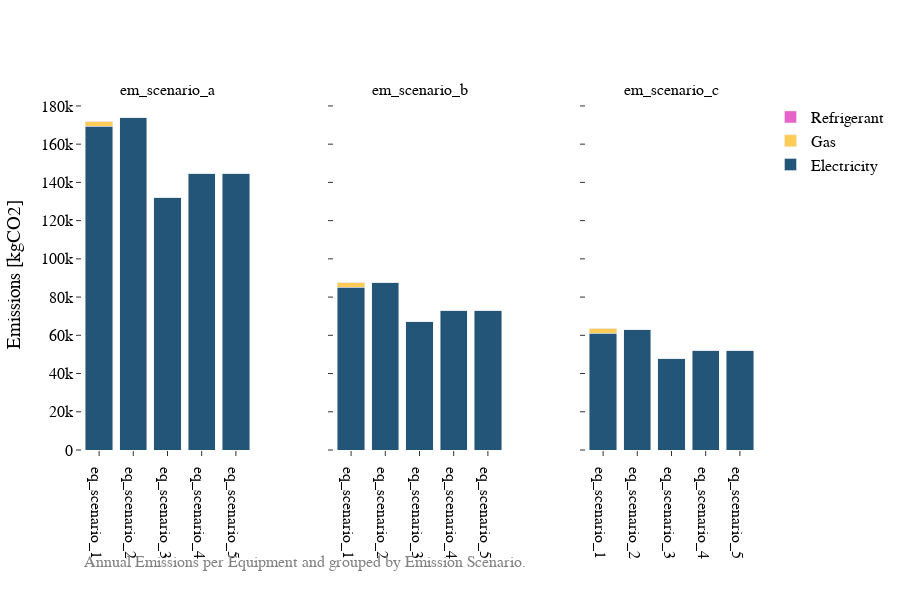

Source (notebook cell):
### Code cell
from src.visuals import plot_emission_scenarios_grouped

df = source_energy.copy()

emission_scenarios = ['em_scenario_a', 'em_scenario_b', 'em_scenario_c']

plot_emission_scenarios_grouped(df, equipment_scenarios, emission_scenarios, unit_mode="SI")

### Figure 1 — Plotly figure (JSON) as saved in the notebook; plotly's stock layout.template omitted (floating-point values rounded to 4 significant figures)
{"data": [{"hovertemplate": "Equipment: eq_scenario_1<br>Electricity: 169430.8 kgCO₂<extra></extra>", "marker": {"color": "#225577"}, "name": "Electricity", "showlegend": true, "type": "bar", "x": ["eq_scenario_1"], "xaxis": "x", "y": [169400.0], "yaxis": "y"}, {"hovertemplate": "Equipment: eq_scenario_1<br>Gas: 2589.1 kgCO₂<extra></extra>", "marker": {"color": "#ffcc55"}, "name": "Gas", "showlegend": true, "type": "bar", "x": ["eq_scenario_1"], "xaxis": "x", "y": [2589.0], "yaxis": "y"}, {"hovertemplate": "Equipment: eq_scenario_1<br>Refrigerant: 0.0 kgCO₂<extra></extra>", "marker": {"color": "#e763ca"}, "name": "Refrigerant", "showlegend": true, "type": "bar", "x": ["eq_scenario_1"], "xaxis": "x", "y": [0], "yaxis": "y"}, {"hovertemplate": "Equipment: eq_scenario_2<br>Electricity: 173949.9 kgCO₂<extra></extra>", "marker": {"color": "#225577"}, "name": "Electricity", "showlegend": false, "type": "bar", "x": ["eq_scenario_2"], "xaxis": "x", "y": [173900.0], "yaxis": "y"}, {"hovertemplate": "Equipment: eq_scenario_2<br>Gas: 0.0 kgCO₂<extra></extra>", "marker": {"color": "#ffcc55"}, "name": "Gas", "showlegend": false, "type": "bar", "x": ["eq_scenario_2"], "xaxis": "x", "y": [0], "yaxis": "y"}, {"hovertemplate": "Equipment: eq_scenario_2<br>Refrigerant: 0.0 kgCO₂<extra></extra>", "marker": {"color": "#e763ca"}, "name": "Refrigerant", "showlegend": false, "type": "bar", "x": ["eq_scenario_2"], "xaxis": "x", "y": [0], "yaxis": "y"}, {"hovertemplate": "Equipment: eq_scenario_3<br>Electricity: 132245.4 kgCO₂<extra></extra>", "marker": {"color": "#225577"}, "name": "Electricity", "showlegend": false, "type": "bar", "x": ["eq_scenario_3"], "xaxis": "x", "y": [132200.0], "yaxis": "y"}, {"hovertemplate": "Equipment: eq_scenario_3<br>Gas: 7.9 kgCO₂<extra></extra>", "marker": {"color": "#ffcc55"}, "name": "Gas", "showlegend": false, "type": "bar", "x": ["eq_scenario_3"], "xaxis": "x", "y": [7.865], "yaxis": "y"}, {"hovertemplate": "Equipment: eq_scenario_3<br>Refrigerant: 0.0 kgCO₂<extra></extra>", "marker": {"color": "#e763ca"}, "name": "Refrigerant", "showlegend": false, "type": "bar", "x": ["eq_scenario_3"], "xaxis": "x", "y": [0], "yaxis": "y"}, {"hovertemplate": "Equipment: eq_scenario_4<br>Electricity: 144785.1 kgCO₂<extra></extra>", "marker": {"color": "#225577"}, "name": "Electricity", "showlegend": false, "type": "bar", "x": ["eq_scenario_4"], "xaxis": "x", "y": [144800.0], "yaxis": "y"}, {"hovertemplate": "Equipment: eq_scenario_4<br>Gas: 0.0 kgCO₂<extra></extra>", "marker": {"color": "#ffcc55"}, "name": "Gas", "showlegend": false, "type": "bar", "x": ["eq_scenario_4"], "xaxis": "x", "y": [0], "yaxis": "y"}, {"hovertemplate": "Equipment: eq_scenario_4<br>Refrigerant: 0.0 kgCO₂<extra></extra>", "marker": {"color": "#e763ca"}, "name": "Refrigerant", "showlegend": false, "type": "bar", "x": ["eq_scenario_4"], "xaxis": "x", "y": [0], "yaxis": "y"}, {"hovertemplate": "Equipment: eq_scenario_5<br>Electricity: 144785.1 kgCO₂<extra></extra>", "marker": {"color": "#225577"}, "name": "Electricity", "showlegend": false, "type": "bar", "x": ["eq_scenario_5"], "xaxis": "x", "y": [144800.0], "yaxis": "y"}, {"hovertemplate": "Equipment: eq_scenario_5<br>Gas: 0.0 kgCO₂<extra></extra>", "marker": {"color": "#ffcc55"}, "name": "Gas", "showlegend": false, "type": "bar", "x": ["eq_scenario_5"], "xaxis": "x", "y": [0], "yaxis": "y"}, {"hovertemplate": "Equipment: eq_scenario_5<br>Refrigerant: 0.0 kgCO₂<extra></extra>", "marker": {"color": "#e763ca"}, "name": "Refrigerant", "showlegend": false, "type": "bar", "x": ["eq_scenario_5"], "xaxis": "x", "y": [0], "yaxis": "y"}, {"hovertemplate": "Equipment: eq_scenario_1<br>Electricity: 85254.8 kgCO₂<extra></extra>", "marker": {"color": "#225577"}, "name": "Electricity", "showlegend": false, "type": "bar", "x": ["eq_scenario_1"], "xaxis": "x2", "y": [85250.0], "yaxis": "y2"}, {"hovertemplate": "Equipment: eq_scenario_1<br>Gas: 2589.1 kgCO₂<extra></extra>", "marker": {"color": "#ffcc55"}, "name": "Gas", "showlegend": false, "type": "bar", "x": ["eq_scenario_1"], "xaxis": "x2", "y": [2589.0], "yaxis": "y2"}, {"hovertemplate": "Equipment: eq_scenario_1<br>Refrigerant: 0.0 kgCO₂<extra></extra>", "marker": {"color": "#e763ca"}, "name": "Refrigerant", "showlegend": false, "type": "bar", "x": ["eq_scenario_1"], "xaxis": "x2", "y": [0], "yaxis": "y2"}, {"hovertemplate": "Equipment: eq_scenario_2<br>Electricity: 87475.5 kgCO₂<extra></extra>", "marker": {"color": "#225577"}, "name": "Electricity", "showlegend": false, "type": "bar", "x": ["eq_scenario_2"], "xaxis": "x2", "y": [87480.0], "yaxis": "y2"}, {"hovertemplate": "Equipment: eq_scenario_2<br>Gas: 0.0 kgCO₂<extra></extra>", "marker": {"color": "#ffcc55"}, "name": "Gas", "showlegend": false, "type": "bar", "x": ["eq_scenario_2"], "xaxis": "x2", "y": [0], "yaxis": "y2"}, {"hovertemplate": "Equipment: eq_scenario_2<br>Refrigerant: 0.0 kgCO₂<extra></extra>", "marker": {"color": "#e763ca"}, "name": "Refrigerant", "showlegend": false, "type": "bar", "x": ["eq_scenario_2"], "xaxis": "x2", "y": [0], "yaxis": "y2"}, {"hovertemplate": "Equipment: eq_scenario_3<br>Electricity: 66990.8 kgCO₂<extra></extra>", "marker": {"color": "#225577"}, "name": "Electricity", "showlegend": false, "type": "bar", "x": ["eq_scenario_3"], "xaxis": "x2", "y": [66990.0], "yaxis": "y2"}, {"hovertemplate": "Equipment: eq_scenario_3<br>Gas: 7.9 kgCO₂<extra></extra>", "marker": {"color": "#ffcc55"}, "name": "Gas", "showlegend": false, "type": "bar", "x": ["eq_scenario_3"], "xaxis": "x2", "y": [7.865], "yaxis": "y2"}, {"hovertemplate": "Equipment: eq_scenario_3<br>Refrigerant: 0.0 kgCO₂<extra></extra>", "marker": {"color": "#e763ca"}, "name": "Refrigerant", "showlegend": false, "type": "bar", "x": ["eq_scenario_3"], "xaxis": "x2", "y": [0], "yaxis": "y2"}, {"hovertemplate": "Equipment: eq_scenario_4<br>Electricity: 73205.1 kgCO₂<extra></extra>", "marker": {"color": "#225577"}, "name": "Electricity", "showlegend": false, "type": "bar", "x": ["eq_scenario_4"], "xaxis": "x2", "y": [73210.0], "yaxis": "y2"}, {"hovertemplate": "Equipment: eq_scenario_4<br>Gas: 0.0 kgCO₂<extra></extra>", "marker": {"color": "#ffcc55"}, "name": "Gas", "showlegend": false, "type": "bar", "x": ["eq_scenario_4"], "xaxis": "x2", "y": [0], "yaxis": "y2"}, {"hovertemplate": "Equipment: eq_scenario_4<br>Refrigerant: 0.0 kgCO₂<extra></extra>", "marker": {"color": "#e763ca"}, "name": "Refrigerant", "showlegend": false, "type": "bar", "x": ["eq_scenario_4"], "xaxis": "x2", "y": [0], "yaxis": "y2"}, {"hovertemplate": "Equipment: eq_scenario_5<br>Electricity: 73205.1 kgCO₂<extra></extra>", "marker": {"color": "#225577"}, "name": "Electricity", "showlegend": false, "type": "bar", "x": ["eq_scenario_5"], "xaxis": "x2", "y": [73210.0], "yaxis": "y2"}, {"hovertemplate": "Equipment: eq_scenario_5<br>Gas: 0.0 kgCO₂<extra></extra>", "marker": {"color": "#ffcc55"}, "name": "Gas", "showlegend": false, "type": "bar", "x": ["eq_scenario_5"], "xaxis": "x2", "y": [0], "yaxis": "y2"}, {"hovertemplate": "Equipment: eq_scenario_5<br>Refrigerant: 0.0 kgCO₂<extra></extra>", "marker": {"color": "#e763ca"}, "name": "Refrigerant", "showlegend": false, "type": "bar", "x": ["eq_scenario_5"], "xaxis": "x2", "y": [0], "yaxis": "y2"}, {"hovertemplate": "Equipment: eq_scenario_1<br>Electricity: 61089.1 kgCO₂<extra></extra>", "marker": {"color": "#225577"}, "name": "Electricity", "showlegend": false, "type": "bar", "x": ["eq_scenario_1"], "xaxis": "x3", "y": [61090.0], "yaxis": "y3"}, {"hovertemplate": "Equipment: eq_scenario_1<br>Gas: 2589.1 kgCO₂<extra></extra>", "marker": {"color": "#ffcc55"}, "name": "Gas", "showlegend": false, "type": "bar", "x": ["eq_scenario_1"], "xaxis": "x3", "y": [2589.0], "yaxis": "y3"}, {"hovertemplate": "Equipment: eq_scenario_1<br>Refrigerant: 0.0 kgCO₂<extra></extra>", "marker": {"color": "#e763ca"}, "name": "Refrigerant", "showlegend": false, "type": "bar", "x": ["eq_scenario_1"], "xaxis": "x3", "y": [0], "yaxis": "y3"}, {"hovertemplate": "Equipment: eq_scenario_2<br>Electricity: 62995.8 kgCO₂<extra></extra>", "marker": {"color": "#225577"}, "name": "Electricity", "showlegend": false, "type": "bar", "x": ["eq_scenario_2"], "xaxis": "x3", "y": [63000.0], "yaxis": "y3"}, {"hovertemplate": "Equipment: eq_scenario_2<br>Gas: 0.0 kgCO₂<extra></extra>", "marker": {"color": "#ffcc55"}, "name": "Gas", "showlegend": false, "type": "bar", "x": ["eq_scenario_2"], "xaxis": "x3", "y": [0], "yaxis": "y3"}, {"hovertemplate": "Equipment: eq_scenario_2<br>Refrigerant: 0.0 kgCO₂<extra></extra>", "marker": {"color": "#e763ca"}, "name": "Refrigerant", "showlegend": false, "type": "bar", "x": ["eq_scenario_2"], "xaxis": "x3", "y": [0], "yaxis": "y3"}, {"hovertemplate": "Equipment: eq_scenario_3<br>Electricity: 47626.7 kgCO₂<extra></extra>", "marker": {"color": "#225577"}, "name": "Electricity", "showlegend": false, "type": "bar", "x": ["eq_scenario_3"], "xaxis": "x3", "y": [47630.0], "yaxis": "y3"}, {"hovertemplate": "Equipment: eq_scenario_3<br>Gas: 7.9 kgCO₂<extra></extra>", "marker": {"color": "#ffcc55"}, "name": "Gas", "showlegend": false, "type": "bar", "x": ["eq_scenario_3"], "xaxis": "x3", "y": [7.865], "yaxis": "y3"}, {"hovertemplate": "Equipment: eq_scenario_3<br>Refrigerant: 0.0 kgCO₂<extra></extra>", "marker": {"color": "#e763ca"}, "name": "Refrigerant", "showlegend": false, "type": "bar", "x": ["eq_scenario_3"], "xaxis": "x3", "y": [0], "yaxis": "y3"}, {"hovertemplate": "Equipment: eq_scenario_4<br>Electricity: 52083.3 kgCO₂<extra></extra>", "marker": {"color": "#225577"}, "name": "Electricity", "showlegend": false, "type": "bar", "x": ["eq_scenario_4"], "xaxis": "x3", "y": [52080.0], "yaxis": "y3"}, {"hovertemplate": "Equipment: eq_scenario_4<br>Gas: 0.0 kgCO₂<extra></extra>", "marker": {"color": "#ffcc55"}, "name": "Gas", "showlegend": false, "type": "bar", "x": ["eq_scenario_4"], "xaxis": "x3", "y": [0], "yaxis": "y3"}, {"hovertemplate": "Equipment: eq_scenario_4<br>Refrigerant: 0.0 kgCO₂<extra></extra>", "marker": {"color": "#e763ca"}, "name": "Refrigerant", "showlegend": false, "type": "bar", "x": ["eq_scenario_4"], "xaxis": "x3", "y": [0], "yaxis": "y3"}, {"hovertemplate": "Equipment: eq_scenario_5<br>Electricity: 52083.3 kgCO₂<extra></extra>", "marker": {"color": "#225577"}, "name": "Electricity", "showlegend": false, "type": "bar", "x": ["eq_scenario_5"], "xaxis": "x3", "y": [52080.0], "yaxis": "y3"}, {"hovertemplate": "Equipment: eq_scenario_5<br>Gas: 0.0 kgCO₂<extra></extra>", "marker": {"color": "#ffcc55"}, "name": "Gas", "showlegend": false, "type": "bar", "x": ["eq_scenario_5"], "xaxis": "x3", "y": [0], "yaxis": "y3"}, {"hovertemplate": "Equipment: eq_scenario_5<br>Refrigerant: 0.0 kgCO₂<extra></extra>", "marker": {"color": "#e763ca"}, "name": "Refrigerant", "showlegend": false, "type": "bar", "x": ["eq_scenario_5"], "xaxis": "x3", "y": [0], "yaxis": "y3"}], "layout": {"annotations": [{"font": {"size": 16}, "showarrow": false, "text": "em_scenario_a", "x": 0.1267, "xanchor": "center", "xref": "paper", "y": 1, "yanchor": "bottom", "yref": "paper"}, {"font": {"size": 16}, "showarrow": false, "text": "em_scenario_b", "x": 0.5, "xanchor": "center", "xref": "paper", "y": 1, "yanchor": "bottom", "yref": "paper"}, {"font": {"size": 16}, "showarrow": false, "text": "em_scenario_c", "x": 0.8733, "xanchor": "center", "xref": "paper", "y": 1, "yanchor": "bottom", "yref": "paper"}, {"align": "center", "font": {"color": "gray", "size": 16}, "showarrow": false, "text": "Annual Emissions per Equipment and grouped by Emission Scenario.", "x": 0, "xref": "paper", "y": -0.35, "yref": "paper"}], "barmode": "stack", "font": {"size": 16}, "height": 600, "margin": {"b": 150}, "title": {"font": {"size": 14}}, "xaxis": {"anchor": "y", "domain": [0, 0.2533]}, "xaxis2": {"anchor": "y2", "domain": [0.3733, 0.6267]}, "xaxis3": {"anchor": "y3", "domain": [0.7467, 1]}, "yaxis": {"anchor": "x", "domain": [0, 1], "title": {"text": "Emissions [kgCO2]"}}, "yaxis2": {"anchor": "x2", "domain": [0, 1], "matches": "y", "showticklabels": false}, "yaxis3": {"anchor": "x3", "domain": [0, 1], "matches": "y", "showticklabels": false}}}
